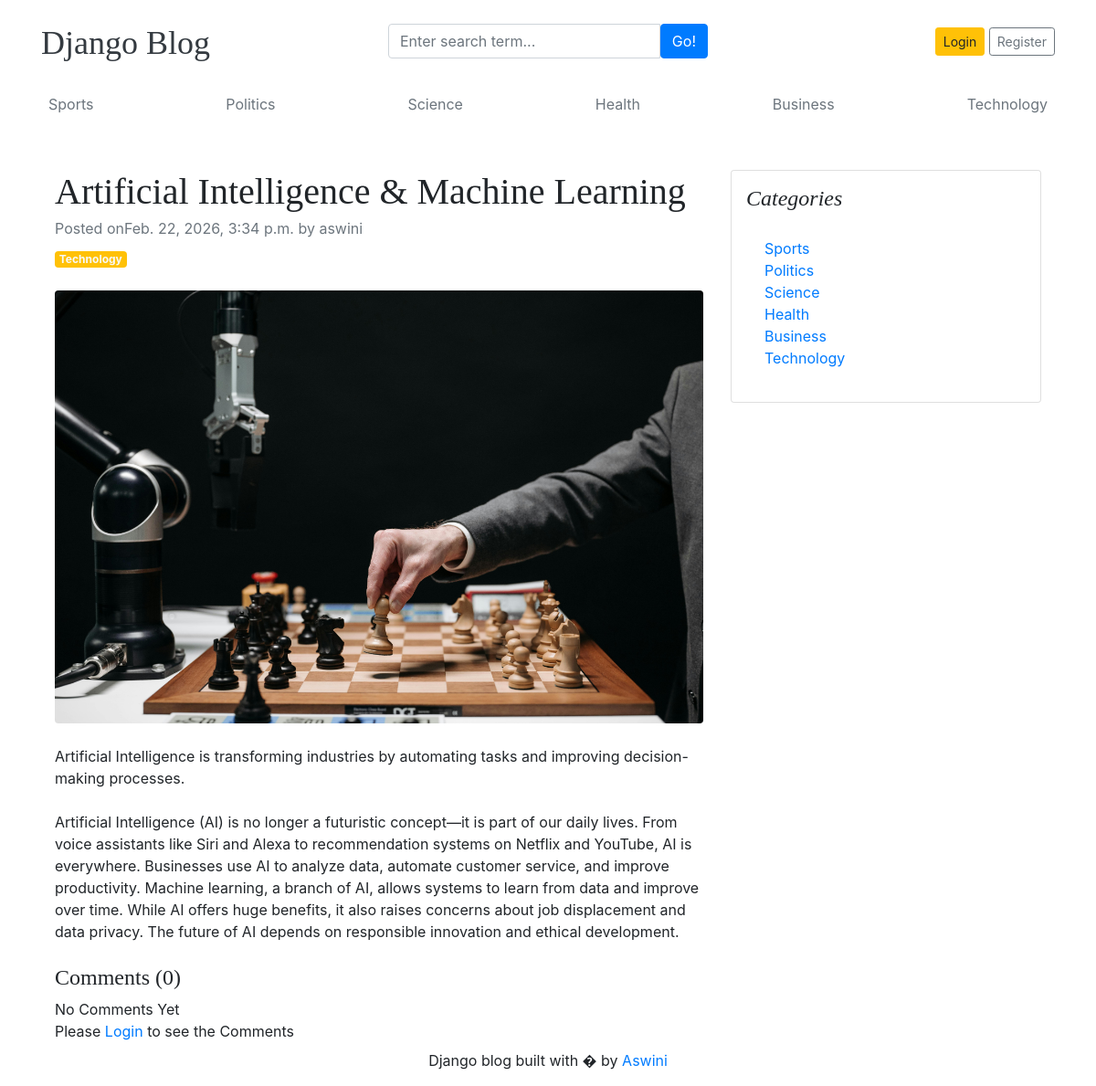
The page /blogs/artificial-intelligence-machine-learning/ on the database its author committed.
### blogs/models.py (models this page shows, shortened)
class Category(models.Model):
    category_name=models.CharField(max_length=50,unique=True)
    created_at=models.DateTimeField(auto_now_add=True)
    updated_at=models.DateTimeField(auto_now=True)
    class Meta:
        verbose_name_plural= 'categories'
    def __str__(self):
        return self.category_name

class Blog(models.Model):
    title=models.CharField(max_length=50)
    slug=models.SlugField(max_length=150,unique=True,blank=True)
    category=models.ForeignKey(Category,on_delete=models.CASCADE)
    author=models.ForeignKey(User,on_delete=models.CASCADE)
    featured_image=models.ImageField(upload_to='uploads/%Y/%m/%d')
    short_description=models.TextField(max_length=500)
    blog_boby=models.TextField(max_length=2000)
    status=models.CharField(max_length=20,choices=STATUS_CHOICES,default=0)
    is_featured=models.BooleanField(default=False)
    created_at=models.DateTimeField(auto_now_add=True)
    updated_at=models.DateTimeField(auto_now=True)

### blogs/views.py (the view, shortened to what this page needs)
# urls.py: path('blogs/<slug:slug>/', BlogView.blogs, name='blogs'),
def blogs(request,slug):
    single_blog=get_object_or_404(Blog,slug=slug,status='Published')
    comments=Comment.objects.filter(blog=single_blog)
    comment_count=comments.count()
    context={
        'single_blog':single_blog,
        'comments':comments,
        'comment_count':comment_count,
    }
    return render(request,'blogs.html',context)

### blogs/context_processors.py (called while the page is built)
def get_categories(request):
    categories=Category.objects.all()
    return dict(categories=categories)

def get_social_links(requets):
    social_links=SocialLink.objects.all()
    return dict(social_links=social_links)

### templates/blogs.html (shortened to what this page needs)
{% extends 'base.html'%}
{% block content%}
<div class="container mt-5">
    <div class="row">
        <div class="col-lg-8">
            <article>
                <header class="mb-4">
                    <h1 class="fw-bolder mb-1">{{single_blog.title}}</h1>
                    <div class="text-muted fst-italic mb-2"> Posted on{{single_blog.created_at}} by {{single_blog.author}}</div>
                    <a class="badge bg-warning text-decoration-none text-light" href="#!">{{single_blog.category}}</a>
                </header>
                <figure class="mb-4"><img class="img-fluid rounded" src="{{single_blog.featured_image.url}}" alt="..." /></figure>
                <section class="mb-5">
                    <p class="fs-5 mb-4">{{single_blog.short_description}}</p>
                    <p class="fs-5 mb-4">{{single_blog.blog_boby}}</p>
                    <h4>Comments ({{comment_count}})</h4>
                    {% if comments %}
                    {% for comment in comments%}
                    <div class="card mt-1">
                        <div class="card-body">
                            <p class="card-text mb-0">{{comment}}</p>
                            <span>
                                <small> By {{comment.user}} </small>
                                <small> |{{comment.created_at | timesince}} ago</small>
                            </span>
                        </div>
                    </div>
                    {% endfor %}
                    {% else%}
                    No Comments Yet
                    {% endif %}
                    <br>
                    <div class="form-group">
                        {% if user.is_authenticated %}
                        <form action="" method="POST">
                            {% csrf_token %}
                            <div class="form-group">
                                <textarea name="comment" class="form-control" placeholder="Write your Comments"></textarea>
                                <input type="submit" value="submit" class="btn btn-primary mt-2">
                            </div>
                        </form>
                        {% else%}
                        <p> Please <span><a href="{% url 'login' %}">Login</a> </span>to see the Comments</p>
                        {% endif %}
                    </section>
            </article>
        </div>
        <div class="col-lg-4">
            <div class="card mb-4 p-3">
                <h4 class="font-italic">Categories</h4>
                <div class="card-body">
                    <div class="row">
                        <div class="col-sm-6">
                            <ul class="list-unstyled mb-0">
                                {% for cat in categories%}
                                <li><a href="{% url 'posts_by_category' cat.id %}">{{cat.category_name}}</a></li>
                               {% endfor %}
                            </ul>
                        </div>
                    </div>
                </div>
            </div>
        </div>
    </div>
</div>
{% endblock %}

### templates/base.html (shortened to what this page needs)
{% load static %}
<!DOCTYPE html>
<html lang="en">
<head>
    <link href="https://getbootstrap.com/docs/4.0/dist/css/bootstrap.min.css" rel="stylesheet">
    <link href="{% static 'css/blog.css' %}" rel="stylesheet">
    <link rel="stylesheet" href="https://cdnjs.cloudflare.com/ajax/libs/font-awesome/4.7.0/css/font-awesome.min.css">
  </head>
<body>
    <div class="container">
      <header class="blog-header py-3">
        <div class="row flex-nowrap justify-content-between align-items-center">
          <div class="col-4 pt-1">
            <a class="blog-header-logo text-dark" href="/">Django Blog</a>
          </div>
          <div class="col-4">
            <form action="{% url 'search' %}" method="GET">
          <div class="input-group">
                        <input class="form-control" type="text" name="keyword" value="{{keyword}}"    placeholder="Enter search term..." aria-label="Enter search term..." aria-describedby="button-search" />
                        <button  type="submit" class="btn btn-primary" id="button-search" type="button">Go!</button>
            </div>
            </form>
          </div>
          <div class="col-4 d-flex justify-content-end align-items-center">
            {% if not user.is_authenticated  %}
            <a class="btn btn-sm btn-warning" href="{% url 'login' %}">Login</a> &nbsp;
            <a class="btn btn-sm btn-outline-secondary" href="{% url 'register' %}">Register</a>
            {% else %}
            <span><a href="{% url 'dashboard' %}" class="text-dark">Dashboard</a></span>
            &emsp;
            <span><a href="{% url 'logout' %}">Logout</a></span>
            {% endif %}
          </div>
        </div>
      </header>
       <div class="nav-scroller py-1 mb-2">
        <nav class="nav d-flex justify-content-between">
          {% for cat in categories %}
          <a class="p-2 text-muted" href="{% url 'posts_by_category' cat.id %}">{{cat.category_name}}</a>
          {% endfor %}
        </nav>
      </div>
{% block content%}
{% endblock%}
 <footer class="blog-footer fixed-bottom">
  <p class="text-center">Django blog built with � by <a href="#">Aswini</a></p>
</footer>
</body>
</html>

### mainproject/static/css/blog.css (style rules this page uses)
.blog-header-logo { font-family: "Playfair Display", Georgia, "Times New Roman", serif; font-size: 2.25rem; }
h1, h2, h3, h4, h5, h6 { font-family: "Playfair Display", Georgia, "Times New Roman", serif; }

### rows shown on the page
Category: category_name "Sports"
Category: category_name "Politics"
Category: category_name "Science"
Category: category_name "Health"
Category: category_name "Business"
Category: category_name "Technology"
Blog: title "Artificial Intelligence & Machine Learning", created_at "Feb. 22, 2026, 3:34 p.m.", author "aswini", category "Technology", featured_image (picture), short_description "Artificial Intelligence is transforming industries by automating tasks and improving decision-making processes.", blog_boby "Artificial Intelligence (AI) is no longer a futuristic concept—it is part of our daily lives. From voice assistants like Siri and Alexa to recommendation systems on Netflix and YouTube, AI is everywhere. Businesses use AI to analyze data, automate customer service, and improve productivity. Machine learning, a branch of AI, allows systems to learn from data and improve over time. While AI offers huge benefits, it also raises concerns about job displacement and data privacy. The future of AI depends on responsible innovation and ethical development."

### other values the page prints
{{ comment_count }} "0"
